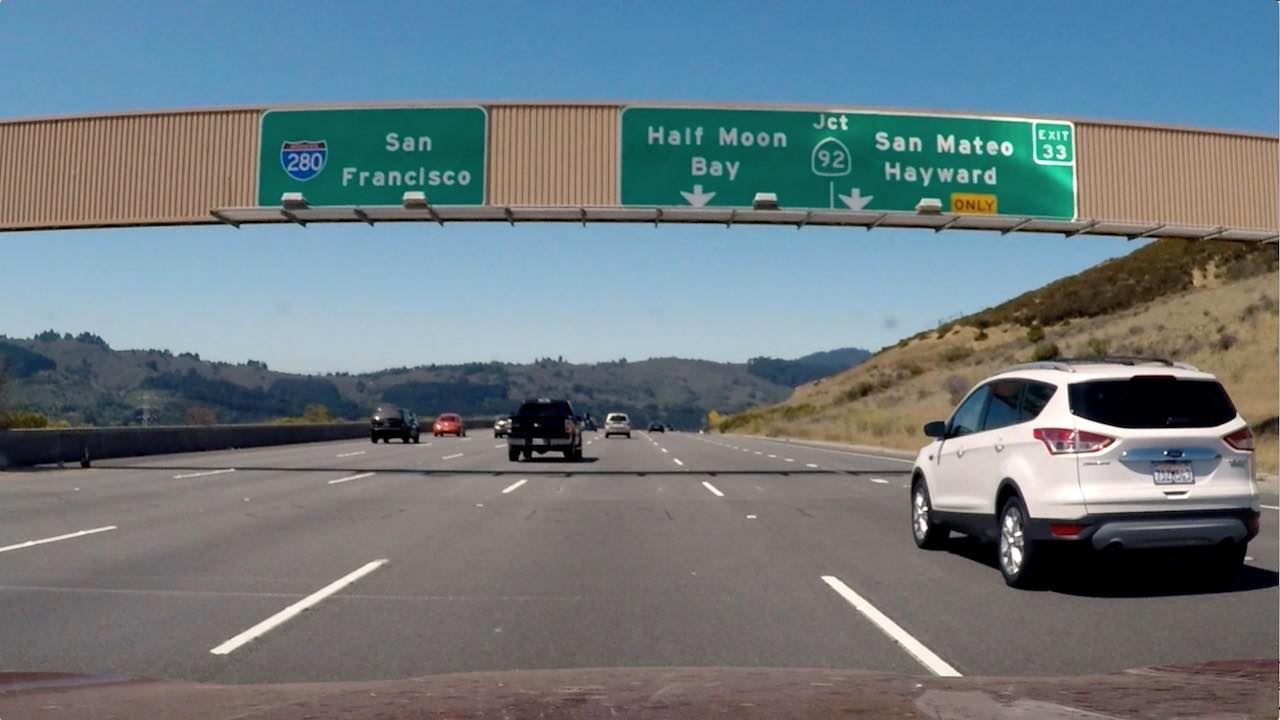
#> input picture data/edge_thresh_calib/xyGrads.png, 1280 x 720 px, found by its file name
$ jupyter execute --allow-errors lane_colors_thresh.ipynb   (shell and % lines are left out)
#> lines starting #> are read from the running program, lines starting #| are printed output that depends on the picture; after the words box and inside, x2 and y2 are one past the last pixel; in counts of white or black regions, pixels touching at a corner belong together
# Color Thresholding

[cell 1]
import cv2
import numpy as np
from glob import glob
import matplotlib.pyplot as plt

[cell 2]
img = plt.imread("./xyGrads.png")
#> img is the input picture: shape (720, 1280, 3) float32; mean R, G, B 0.428, 0.477, 0.5
fig = plt.figure(figsize=(15, 9))
hlsImg = cv2.cvtColor(img, cv2.COLOR_RGB2HLS)
#> hlsImg: shape (720, 1280, 3) float32; mean of channels 0, 1, 2 120.3, 0.5, 0.3
h, l, s = cv2.split(hlsImg)

axis = fig.add_subplot(2, 2, 1)
axis.imshow(img)
axis = fig.add_subplot(2, 2, 2)
axis.imshow(h, "gray")
axis = fig.add_subplot(2, 2, 3)
axis.imshow(l, "gray")
axis = fig.add_subplot(2, 2, 4)
axis.imshow(s, "gray")

[cell 3]
def getSatThreshMask(hlsImg, minThresh, maxThresh=255):
    sChannel = hlsImg[:, :, 2]
    satMask = np.zeros_like(sChannel)
    satMask[(sChannel >= minThresh) & (sChannel <= maxThresh)] = 1
    return satMask


def getHueThreshMask(hlsImg, minThresh, maxThresh=255):
    hChannel = hlsImg[:, :, 0]
    hueMask = np.zeros_like(hChannel)
    hueMask[(hChannel <= minThresh) & (hChannel >= 0)] = 1
    return hueMask


def getRGThreshMask(rgbImg, minThresh, maxThresh=255):
    r, g = rgbImg[:, :, 0], rgbImg[:, :, 1]
    rgMask = np.zeros_like(r)
    rgMask[((r >= minThresh) & (r <= maxThresh)) & ((g >= 0.75*minThresh) & (g <= maxThresh))] = 1
    return rgMask

[cell 4]
img = plt.imread("./edge_thresh_calib/frame1037.jpg")
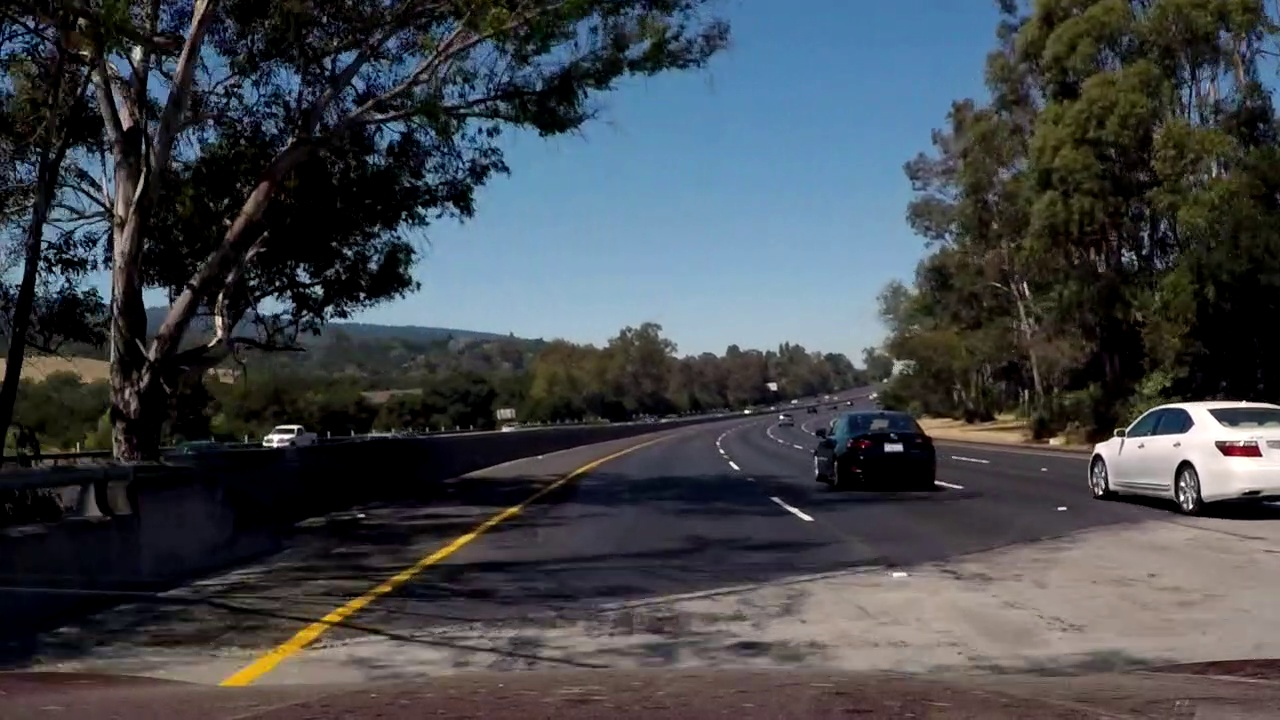
#> input picture data/edge_thresh_calib/frame1037.jpg, 1280 x 720 px, found by its file name
#> img is the input picture: shape (720, 1280, 3); mean R, G, B 66.7, 70.7, 75.5
hlsImg = cv2.cvtColor(img, cv2.COLOR_RGB2HLS)
#> hlsImg: shape (720, 1280, 3); mean of channels 0, 1, 2 69.6, 71, 72.7

fig = plt.figure(figsize=(15, 9))
satMask = getSatThreshMask(hlsImg, 130)
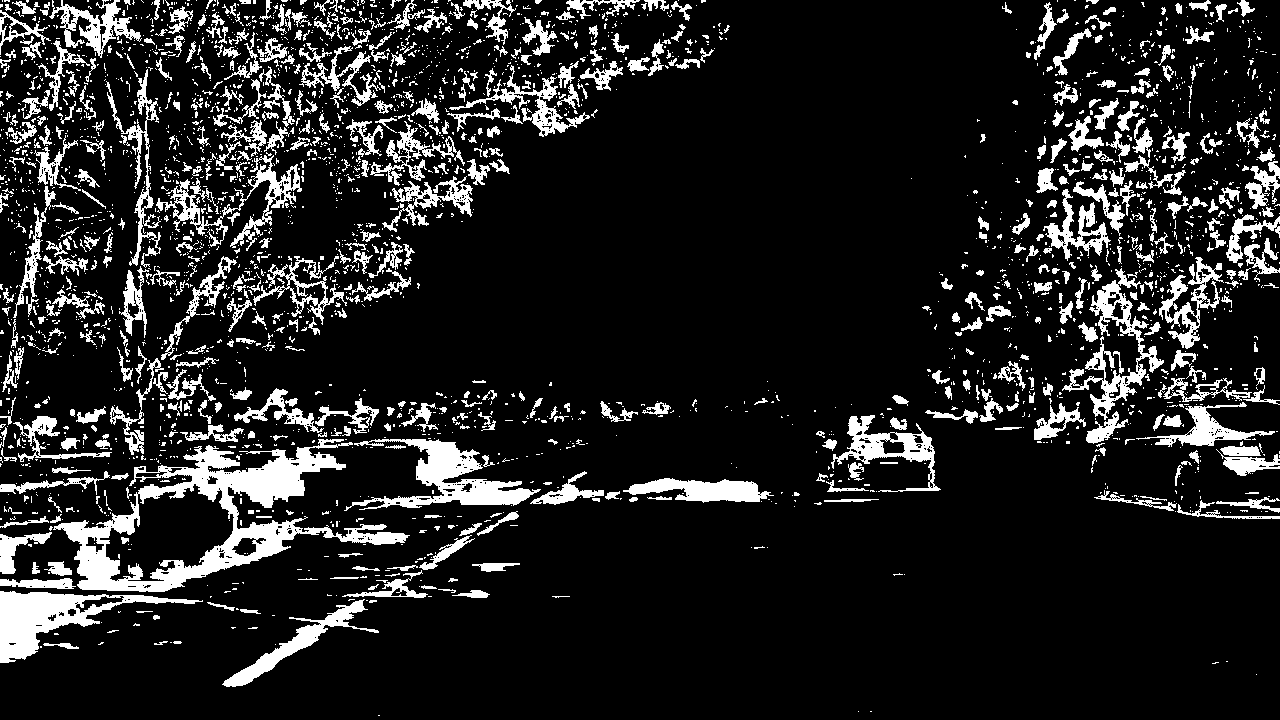
#> satMask: shape (720, 1280); values 0 (black) and 1 (white), 13.5% white; 2973 white regions (2395 under 20 px), largest, box (x1, y1, x2, y2) and area: (53, 439, 410, 592) 14121, (0, 591, 203, 663) 4784, (344, 439, 541, 511) 4574
rgMask = getRGThreshMask(img, 175)
#> rgMask: shape (720, 1280); values 0 (black) and 1 (white), 1.7% white; 235 white regions (189 under 20 px), largest, box (x1, y1, x2, y2) and area: (1093, 401, 1280, 497) 8996, (219, 623, 327, 686) 1530, (875, 590, 954, 618) 782
hueMask = getHueThreshMask(hlsImg, 30)
#> hueMask: shape (720, 1280); values 0 (black) and 1 (white), 41.8% white; 431 white regions (328 under 20 px), largest, box (x1, y1, x2, y2) and area: (0, 0, 1280, 720) 272815, (0, 112, 522, 469) 58719, (526, 336, 850, 430) 13753
hsMask = cv2.bitwise_and(hueMask, satMask)
#> hsMask: shape (720, 1280); values 0 (black) and 1 (white), 4.6% white; 2018 white regions (1707 under 20 px), largest, box (x1, y1, x2, y2) and area: (222, 599, 379, 687) 2285, (1043, 189, 1111, 261) 1480, (1089, 270, 1149, 344) 1263

axis = fig.add_subplot(1, 2, 1)
axis.imshow(hsMask, "gray")
axis = fig.add_subplot(1, 2, 2)
axis.imshow(rgMask, "gray")
#> `_, hueMask = cv2.threshold(hlsImg[:, :, 2], 75, 255, cv2.THRESH_BINARY..`:
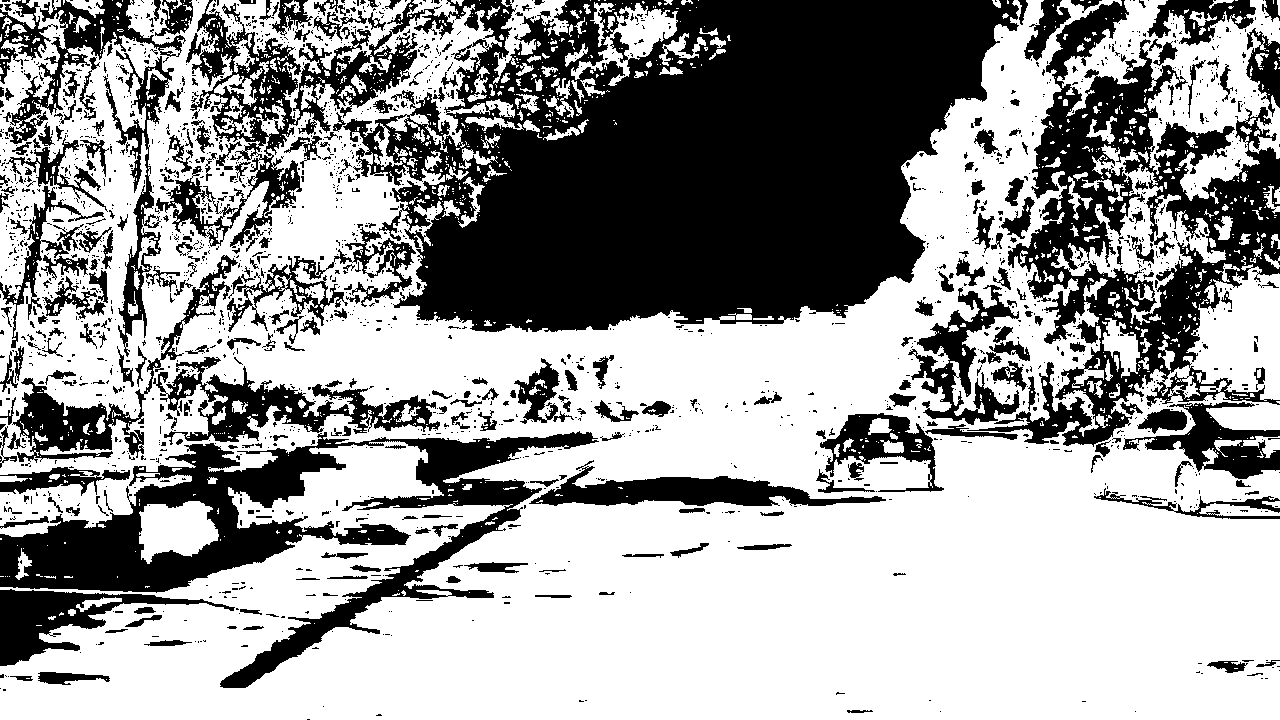
#> hueMask: shape (720, 1280); 61.7% white; 2038 black regions (1713 under 20 px), largest, box (x1, y1, x2, y2) and area: (156, 0, 1019, 332) 166645, (967, 0, 1280, 447) 44783, (0, 431, 599, 688) 37956
#> `redGreenMask = cv2.bitwise_and(redMask, greenMask)`:
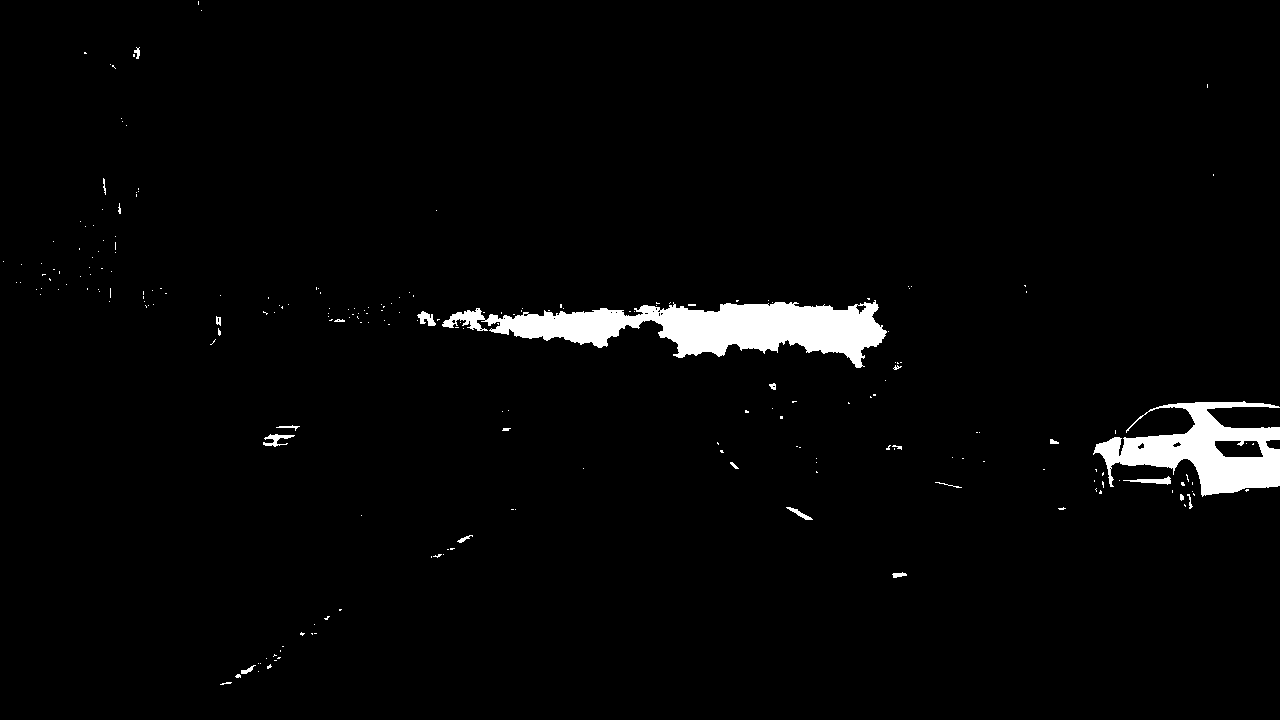
#> redGreenMask: shape (720, 1280); 2.6% white; 226 white regions (202 under 20 px), largest, box (x1, y1, x2, y2) and area: (442, 300, 887, 368) 14034, (1093, 401, 1280, 497) 8321, (1123, 476, 1171, 485) 179
#> pass 2 of the loop `for i, imgPath in enumerate(imgsPaths):`:
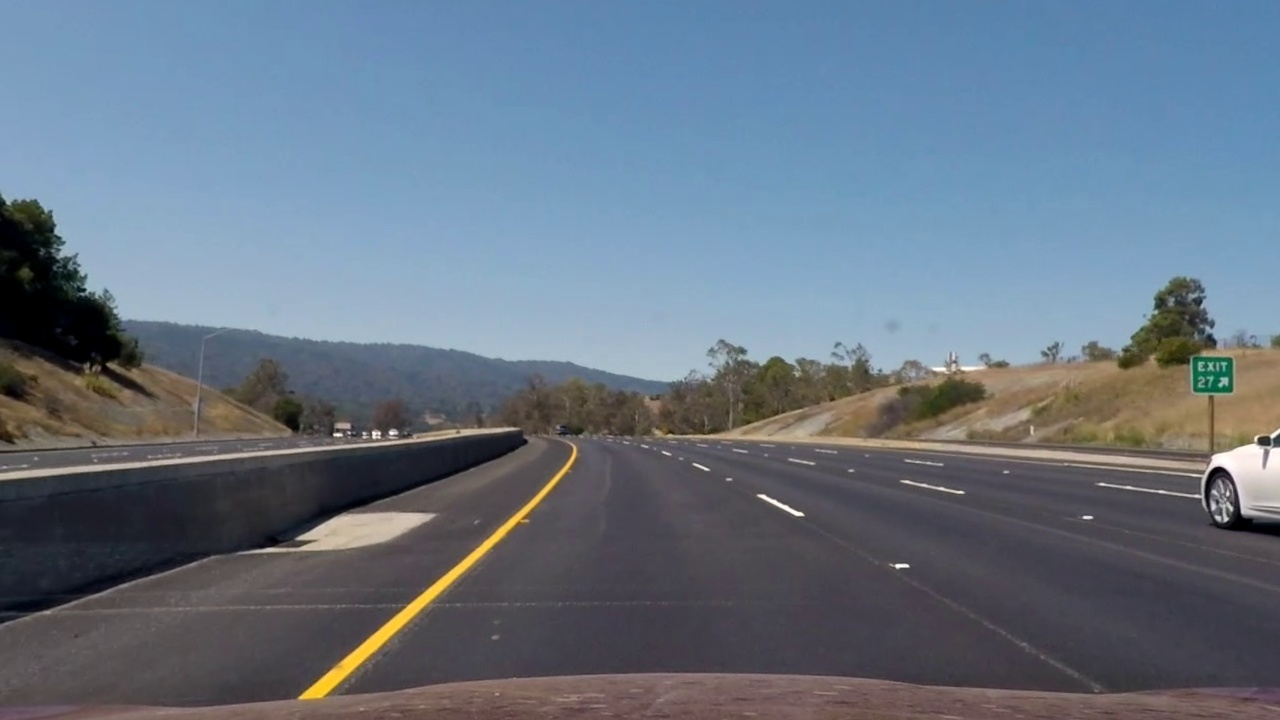
#> input picture data/edge_thresh_calib/frame146.jpg, 1280 x 720 px
#> img is the input picture: shape (720, 1280, 3); mean R, G, B 103, 116.5, 131.5
#> `_, satMask = cv2.threshold(hlsImg[:, :, 2], 155, 255, cv2.THRESH_BINARY)`:
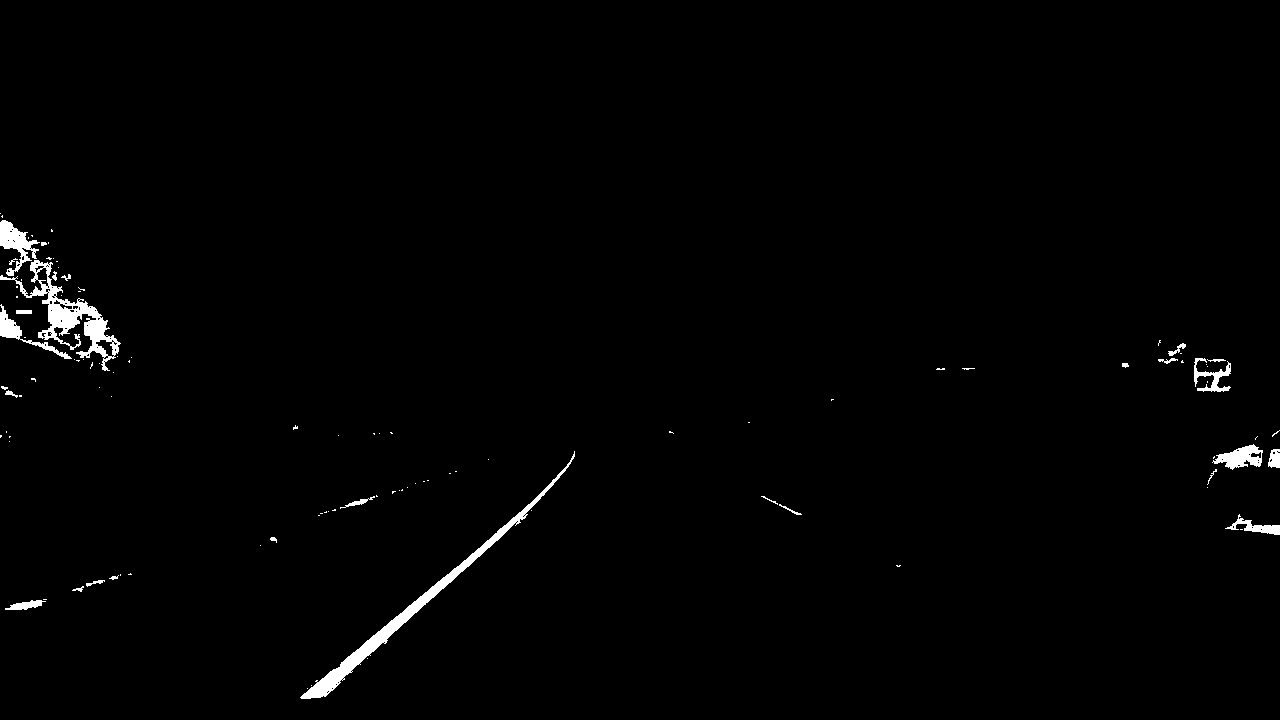
#> satMask: shape (720, 1280); 1.1% white; 108 white regions (81 under 20 px), largest, box (x1, y1, x2, y2) and area: (300, 451, 575, 699) 3124, (0, 260, 121, 371) 2788, (0, 220, 40, 276) 883
#> `redGreenMask = cv2.bitwise_and(redMask, greenMask)`:
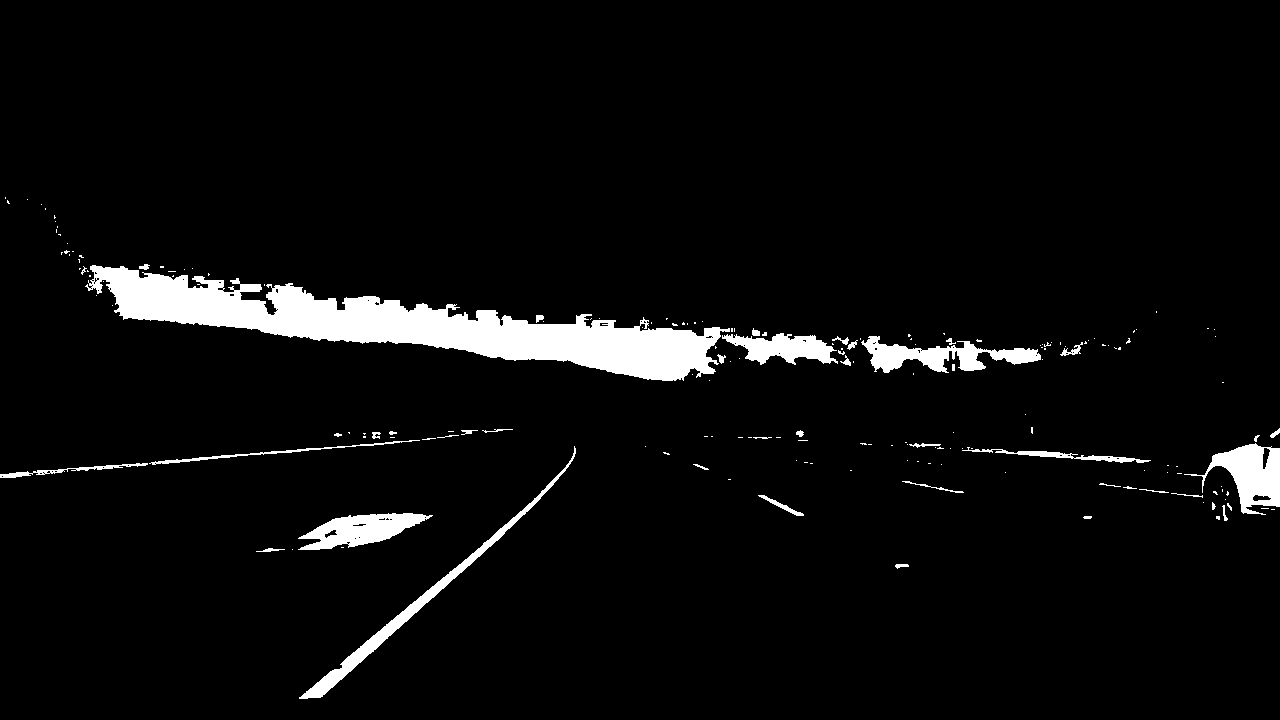
#> redGreenMask: shape (720, 1280); 4.7% white; 182 white regions (140 under 20 px), largest, box (x1, y1, x2, y2) and area: (85, 265, 730, 381) 26202, (299, 446, 576, 699) 3028, (1184, 443, 1280, 515) 3014

#> (a cell that did not finish here is left out)

# Twice time efficient color thresholding

[cell 6]
fig = plt.figure(figsize=(15, 15))
imgsPaths = glob("./edge_thresh_calib/*.jpg")
#> (the rest of this cell did not finish here and is left out)
